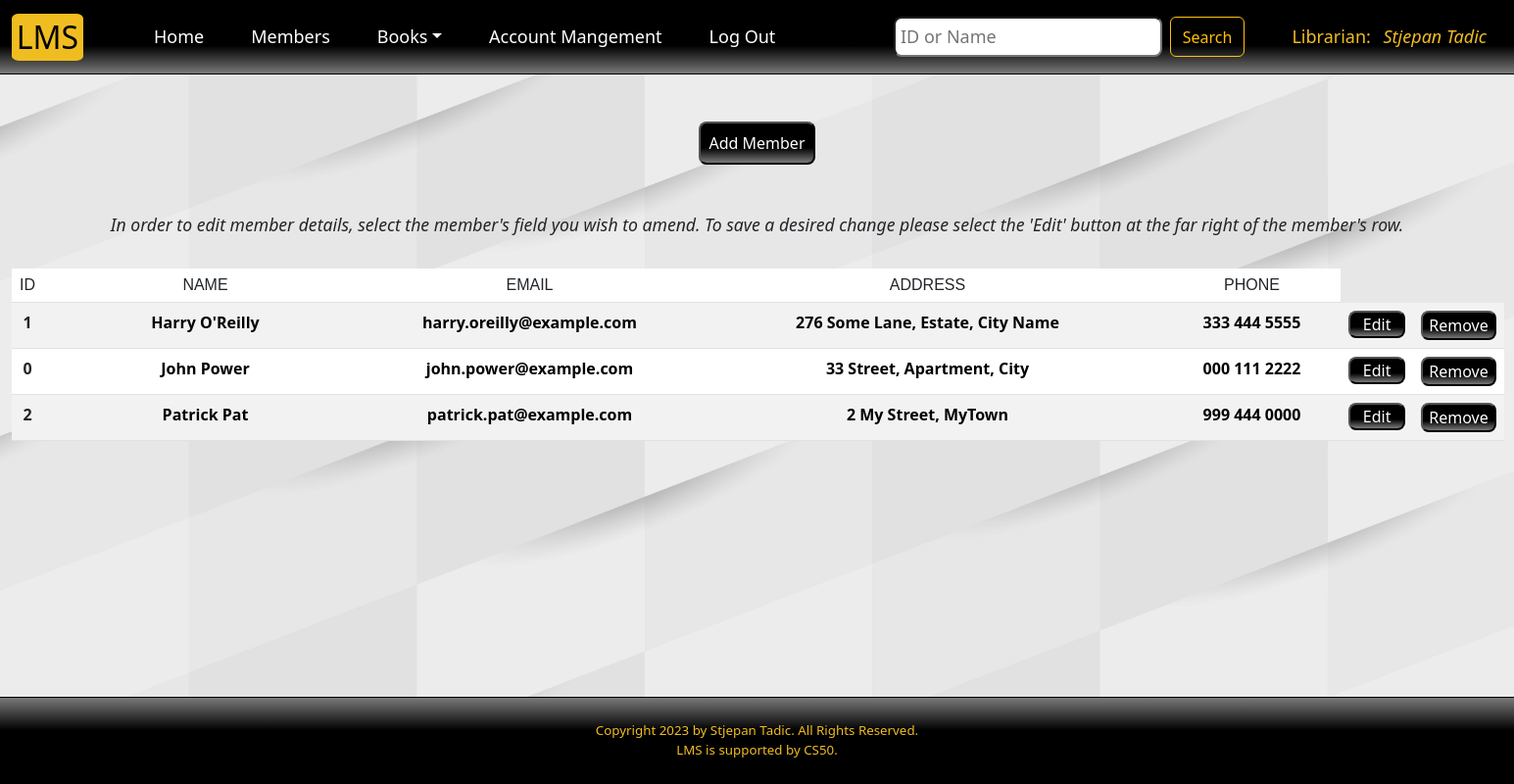
/members (signed in), run on an earlier commit of the app's database.
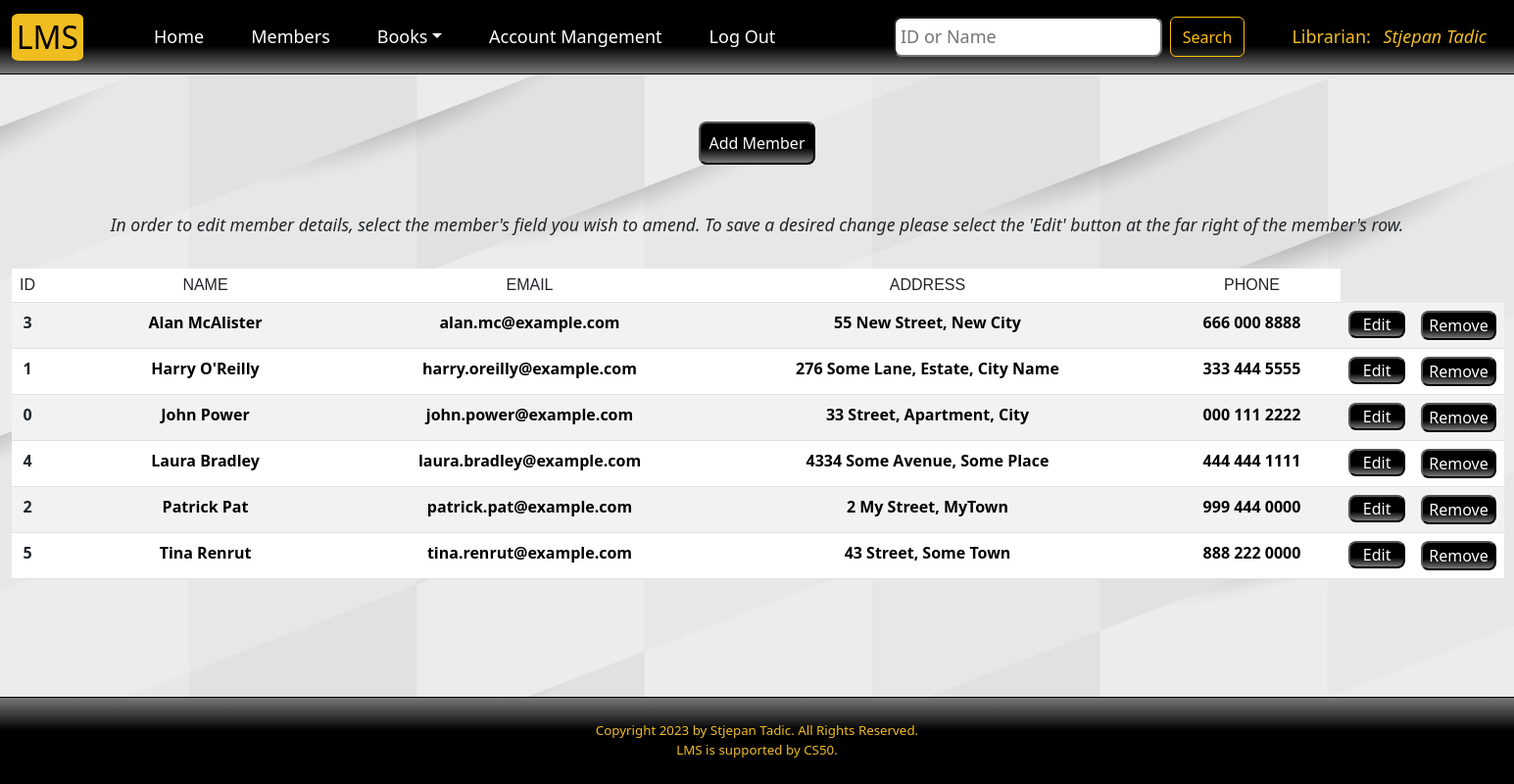
And on a later commit of the database.
### tables this page shows
CREATE TABLE "staff" ("staff_id" INTEGER PRIMARY KEY AUTOINCREMENT UNIQUE NOT NULL, "name" TEXT NOT NULL, "username" TEXT NOT NULL, "hash" TEXT NOT NULL, time TIMESTAMP NOT NULL DEFAULT CURRENT_TIMESTAMP
);

CREATE TABLE "members" ("member_id" INTEGER PRIMARY KEY AUTOINCREMENT UNIQUE NOT NULL, "name" TEXT NOT NULL, "email" TEXT NOT NULL, "address" TEXT NOT NULL, phone VARCHAR(20) NOT NULL,
time TIMESTAMP NOT NULL DEFAULT CURRENT_TIMESTAMP);

### app.py (the view, shortened to what this page needs)
@app.route('/members', methods = ['GET', 'POST'])
@login_required
def members():
    user_id = session['user_id']
    name = db.execute('SELECT name FROM staff WHERE staff_id = ?', user_id)[0]['name']
    if request.method == 'GET':
        members = db.execute('SELECT * FROM members ORDER BY name ASC')
        q = request.args.get('query')
        if q:
            members = db.execute('SELECT * FROM members WHERE member_id LIKE ? OR name LIKE ?', '%' + q + '%', '%' + q + '%')
            return render_template('members.html', name=name, members=members)
    members = db.execute('SELECT * FROM members ORDER BY name ASC')
    return render_template('members.html', name=name, members=members)

### app.py (called while the page is built)
@app.after_request
def after_request(response):
    response.headers["Cache-Control"] = "no-cache, no-store, must-revalidate"
    response.headers["Expires"] = 0
    response.headers["Pragma"] = "no-cache"
    return response

def login_required(f):
    @wraps(f)
    def decorated_function(*args, **kwargs):
        if session.get("user_id") is None:
            return redirect("/login")
        return f(*args, **kwargs)
    return decorated_function

### templates/members.html (shortened to what this page needs)
{% extends "layout.html" %}
{% block search %}
<form class="d-flex" role="search">
    <input class="search me-2" type="search" name="query" autocomplete="off" placeholder="ID or Name" aria-label="Search">
    <button class="btn btn-outline-warning" type="submit">Search</button>
</form>
{% endblock %}
{% block main %}
<form action="/new-member">
    <button id="member-button">Add Member</button>
</form>
<p class="note">In order to edit member details, select the member's field you wish to amend.
   To save a desired change please select the 'Edit' button at the far right of the member's row. </p>
<table class="table table-striped" spellcheck="false">
    <thead>
        <tr>
            <th scope="col">ID</th>
            <th scope="col">NAME</th>
            <th scope="col">EMAIL</th>
            <th scope="col">ADDRESS</th>
            <th scope="col">PHONE</th>
        </tr>
    </thead>
    <tbody>
        {% for member in members %}
        <tr>
            <form action="/members" method="POST" onsubmit="return confirm('Are you sure you want to proceed?')">
                <td><input type="text" name="id" value="{{ member.member_id }}" hidden>{{ member.member_id }}</td>
                <td><textarea name="name" rows="1" cols="30">{{ member.name }}</textarea></td>
                <td><textarea name="email" rows="1" cols="30">{{ member.email }}</textarea></td>
                <td><textarea name="address" rows="1" cols="45">{{ member.address }}</textarea></td>
                <td><textarea name="phone" rows="1" cols="15">{{ member.phone }}</textarea></td>
                <td><button name="button" value="edit" class="table-button" style="padding: 0 0.8rem">Edit</button></td>
                <td><button name="button" value="delete" class="table-button">Remove</button></td>
            </form>
        </tr>
        {% endfor %}
    </tbody>
</table>
{% endblock %}

### templates/layout.html (shortened to what this page needs)
<!DOCTYPE html>
<html land="en">
<head>
    <link href="https://cdn.jsdelivr.net/npm/bootstrap@5.3.0-alpha1/dist/css/bootstrap.min.css" rel="stylesheet">
    <link href="../static/styles.css" rel="stylesheet">
</head>
<body>
    <nav class="navbar navbar-expand-lg">
        <div class="container-fluid">
            <a class="navbar-brand" href="/">LMS</a>
            <div class="collapse navbar-collapse" id="navbarSupportedContent">
                {% if session["user_id"] %}
                    <ul class="navbar-nav me-auto mb-2 mb-lg-0">
                        <li class="nav-item"><a class="nav-link" aria-current="page" href="/">Home</a></li>
                        <li class="nav-item"><a class="nav-link" href="/members">Members</a></li>
                        <li class="nav-item dropdown">
                            <a class="nav-link dropdown-toggle" href="#" role="button" data-bs-toggle="dropdown" aria-expanded="false">Books</a>
                        </li>
                        <li class="nav-item"><a class="nav-link" aria-current="page" href="#">Account Mangement</a></li>
                        <li class="nav-item"><a class="nav-link" aria-current="page" href="/logout">Log Out</a></li>
                    </ul>
                    {% block search %}{% endblock %}
                    <div class="nav-item" id="user">Librarian: <span style="font-style: italic; padding-left: 0.5rem;">{{ name }}</span></div>
                {% endif %}
            </div>
        </div>
    </nav>
    <main class="container-fluid text-center py-5">
        {% block main %}
        {% endblock %}
    </main>
    <footer>
        Copyright 2023 by Stjepan Tadic. All Rights Reserved.<br>
        LMS is supported by CS50.
    </footer>
</body>
</html>

### static/styles.css (style rules this page uses)
body { background-image: url("pattern.jpg"); background-attachment: fixed; min-height: 100vh; display: flex; flex-direction: column; background-position: center center; background-size: cover; }
nav { background-image: linear-gradient(180deg, rgba(0,0,0,1) 62%, rgba(121,121,121,1) 100%); border-bottom: solid black 0.1rem; }
.navbar { font-size: large; }
.nav-item { padding: 0.5rem 1rem; }
.navbar-brand { margin-right: 3rem; border-radius: 10%; padding: 0 0.3rem; font-size: 2rem; background-color: rgb(240, 189, 33); }
.nav-link { color: white; }
.search { background-color: white; border-radius: 0.5rem; padding: 0.3rem; }
footer { background-image: linear-gradient(0deg, rgba(0,0,0,1) 62%, rgba(121,121,121,1) 100%); margin-top: auto; padding: 1.5rem; color: rgb(240, 189, 33);; font-size: smaller; text-align: center; border-top: solid black 0.1rem; }
#user { color: rgb(240, 189, 33); float: right; margin-left: 2rem; }
.table { font-weight: bold; }
th { font: caption; }
.table-button { color: white; background-image: linear-gradient(180deg, rgba(0,0,0,1) 62%, rgba(121,121,121,1) 100%); border-radius: 0.5rem; }
#member-button { color: white; background-image: linear-gradient(180deg, rgba(0,0,0,1) 62%, rgba(121,121,121,1) 100%); border-radius: 0.5rem; padding: 0.5rem; margin-bottom: 3rem; }
textarea { border: none; resize: none; padding: 0; background-color: transparent; text-align: center; font-weight: bold; margin: 0; padding: 0; cursor: pointer; }
.note { font-style: italic; font-size: 1.1rem; margin-bottom: 2rem; }

What changed in the data, as far as the page shows it:
added members: member_id "3", name "Alan McAlister", email "alan.mc@example.com", address "55 New Street, New City", phone "666 000 8888"
added members: member_id "4", name "Laura Bradley", email "laura.bradley@example.com", address "4334 Some Avenue, Some Place", phone "444 444 1111"
added members: member_id "5", name "Tina Renrut", email "tina.renrut@example.com", address "43 Street, Some Town", phone "888 222 0000"
